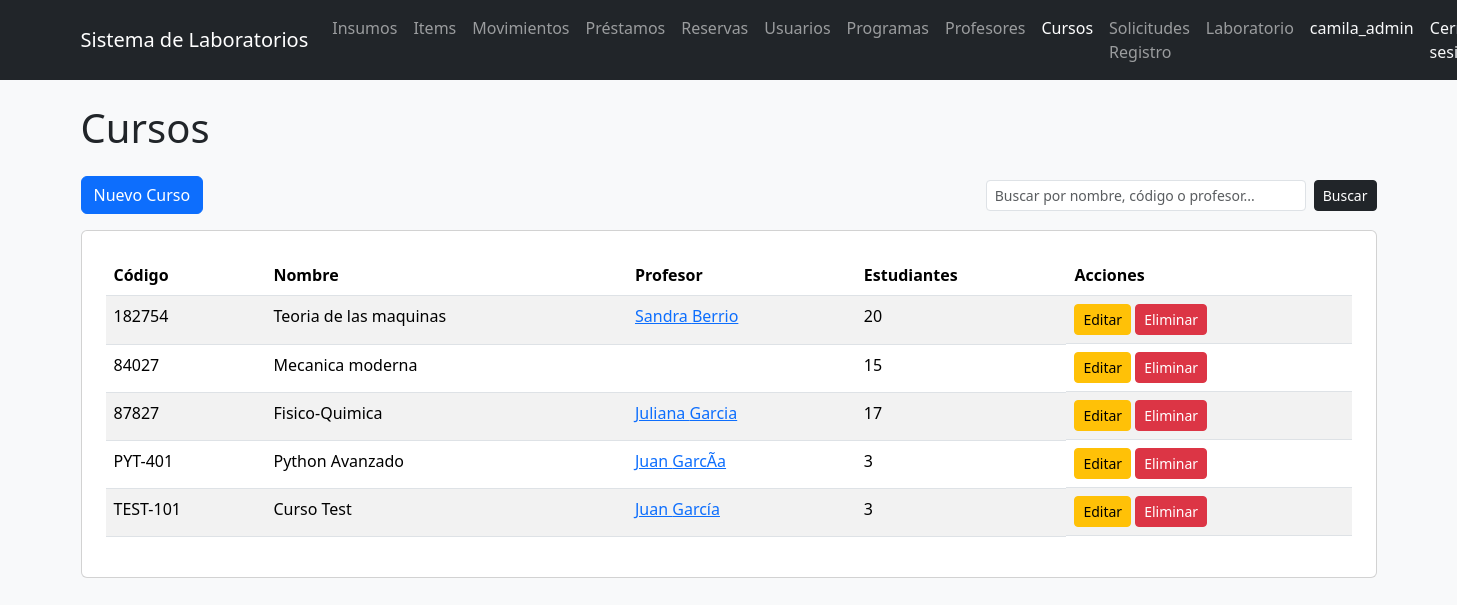
Page /solicitudes/cursos/ (signed in) on the earlier database version.
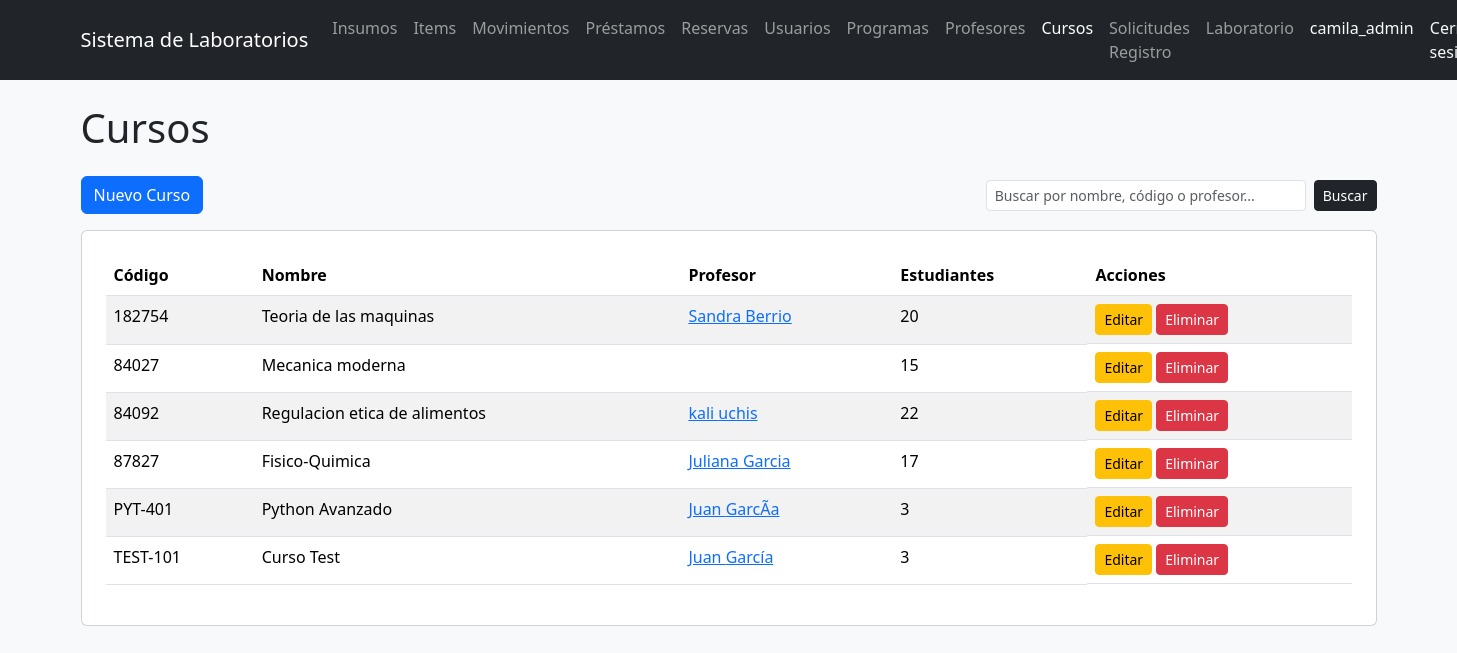
Same page on the later database version.
### solicitudes/models.py (models this page shows, shortened)
class Curso(models.Model):
    nombre = models.CharField(max_length=200)
    codigo = models.CharField(max_length=50, unique=True)
    profesor = models.ForeignKey(
        Usuario,
        on_delete=models.CASCADE,
        limit_choices_to={'rol__nombre': 'Docente'}
    )
    cantidad_estudiantes = models.PositiveIntegerField()

### users/models.py (models this page shows, shortened)
class Usuario(AbstractUser):
    codigo = models.CharField(max_length=50, unique=True, blank=True)
    programa = models.CharField(max_length=100, blank=True)
    rol = models.ForeignKey(
        Rol,
        on_delete=models.CASCADE,
        null=True,
        blank=True
    )

### solicitudes/views.py (the view, shortened to what this page needs)
# urls.py: path('cursos/', lista_cursos, name='lista_cursos'),
@rol_requerido('Administrador', 'Encargado')
def lista_cursos(request):
    q = request.GET.get('q', '').strip()
    cursos = Curso.objects.select_related('profesor').order_by('codigo')
    return render(request, 'solicitudes/lista_cursos.html', {
        'cursos': cursos,
        'q': q,
    })

### config/context_processors.py (called while the page is built)
def notificaciones_admin(request):
    if not request.user.is_authenticated:
        return {}
    try:
        rol = request.user.rol.nombre
    except Exception:
        return {}
    if rol not in ('Administrador', 'Encargado'):
        return {}
    from solicitudes.models import SolicitudRegistroProfesor, SolicitudRegistroCurso
    return {
        'notif_profesores': SolicitudRegistroProfesor.objects.filter(
            estado='pendiente'
        ).count(),
        'notif_cursos': SolicitudRegistroCurso.objects.filter(
            estado='pendiente',
            solicitud_profesor__estado='aprobada'
        ).count(),
    }

### templates/solicitudes/lista_cursos.html (shortened to what this page needs)
{% extends 'base_general.html' %}
{% block contenido %}
<h1 class="mb-4">Cursos</h1>
<div class="d-flex justify-content-between align-items-center mb-3">
    <a href="/solicitudes/cursos/crear/" class="btn btn-primary">Nuevo Curso</a>
    <form method="GET" class="d-flex gap-2">
        <input type="text" name="q" value="{{ q }}" class="form-control form-control-sm"
               placeholder="Buscar por nombre, código o profesor..." style="width: 320px;">
        <button type="submit" class="btn btn-dark btn-sm">Buscar</button>
    </form>
</div>
<div class="card p-4">
    <div class="table-responsive">
        <table class="table table-striped">
            <thead>
                <tr>
                    <th>Código</th>
                    <th>Nombre</th>
                    <th>Profesor</th>
                    <th>Estudiantes</th>
                    <th>Acciones</th>
                </tr>
            </thead>
            <tbody>
                {% for curso in cursos %}
                <tr>
                    <td>{{ curso.codigo }}</td>
                    <td>{{ curso.nombre }}</td>
                    <td>
                        <a href="/usuarios/profesores/{{ curso.profesor.id }}/">
                            {{ curso.profesor.first_name }} {{ curso.profesor.last_name }}
                        </a>
                    </td>
                    <td>{{ curso.cantidad_estudiantes }}</td>
                    <td class="d-flex gap-1">
                        <a href="/solicitudes/cursos/{{ curso.id }}/editar/"
                           class="btn btn-warning btn-sm">Editar</a>
                        <a href="/solicitudes/cursos/{{ curso.id }}/eliminar/"
                           class="btn btn-danger btn-sm">Eliminar</a>
                    </td>
                </tr>
                {% empty %}
                <tr>
                    <td colspan="5" class="text-center text-muted py-3">
                        No se encontraron cursos{% if q %} con "{{ q }}"{% endif %}.
                    </td>
                </tr>
                {% endfor %}
            </tbody>
        </table>
    </div>
</div>
{% endblock %}

Differences in the rows shown:
added Curso: codigo "84092", nombre "Regulacion etica de alimentos", profesor.first_name "kali", profesor.last_name "uchis", cantidad_estudiantes "22"
